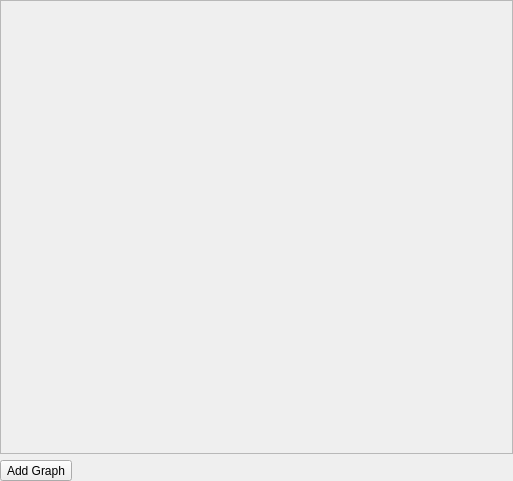
<?xml version="1.0" encoding="UTF-8"?>
<ui version="4.0">
 <class>DiaForm</class>
 <widget class="QWidget" name="DiaForm">
  <property name="geometry">
   <rect>
    <x>0</x>
    <y>0</y>
    <width>513</width>
    <height>481</height>
   </rect>
  </property>
  <property name="sizePolicy">
   <sizepolicy hsizetype="Preferred" vsizetype="Preferred">
    <horstretch>0</horstretch>
    <verstretch>0</verstretch>
   </sizepolicy>
  </property>
  <property name="windowTitle">
   <string>Form</string>
  </property>
  <property name="autoFillBackground">
   <bool>false</bool>
  </property>
  <property name="styleSheet">
   <string notr="true"/>
  </property>
  <layout class="QHBoxLayout" name="horizontalLayout" stretch="0">
   <property name="sizeConstraint">
    <enum>QLayout::SetDefaultConstraint</enum>
   </property>
   <property name="leftMargin">
    <number>0</number>
   </property>
   <property name="topMargin">
    <number>0</number>
   </property>
   <property name="rightMargin">
    <number>0</number>
   </property>
   <property name="bottomMargin">
    <number>0</number>
   </property>
   <item>
    <layout class="QVBoxLayout" name="verticalLayout" stretch="1,0">
     <property name="sizeConstraint">
      <enum>QLayout::SetMaximumSize</enum>
     </property>
     <item>
      <widget class="QFrame" name="frame">
       <property name="frameShape">
        <enum>QFrame::StyledPanel</enum>
       </property>
       <property name="frameShadow">
        <enum>QFrame::Raised</enum>
       </property>
       <layout class="QHBoxLayout" name="horizontalLayout_3">
        <property name="spacing">
         <number>6</number>
        </property>
        <property name="leftMargin">
         <number>0</number>
        </property>
        <property name="topMargin">
         <number>0</number>
        </property>
        <property name="rightMargin">
         <number>0</number>
        </property>
        <property name="bottomMargin">
         <number>0</number>
        </property>
        <item>
         <layout class="QGridLayout" name="gridLayout"/>
        </item>
       </layout>
      </widget>
     </item>
     <item>
      <layout class="QHBoxLayout" name="horizontalLayout_2">
       <item>
        <widget class="QToolButton" name="addGraphButton">
         <property name="text">
          <string>Add Graph</string>
         </property>
        </widget>
       </item>
       <item>
        <spacer name="horizontalSpacer">
         <property name="orientation">
          <enum>Qt::Horizontal</enum>
         </property>
         <property name="sizeHint" stdset="0">
          <size>
           <width>40</width>
           <height>20</height>
          </size>
         </property>
        </spacer>
       </item>
      </layout>
     </item>
    </layout>
   </item>
  </layout>
 </widget>
 <resources/>
 <connections/>
</ui>
